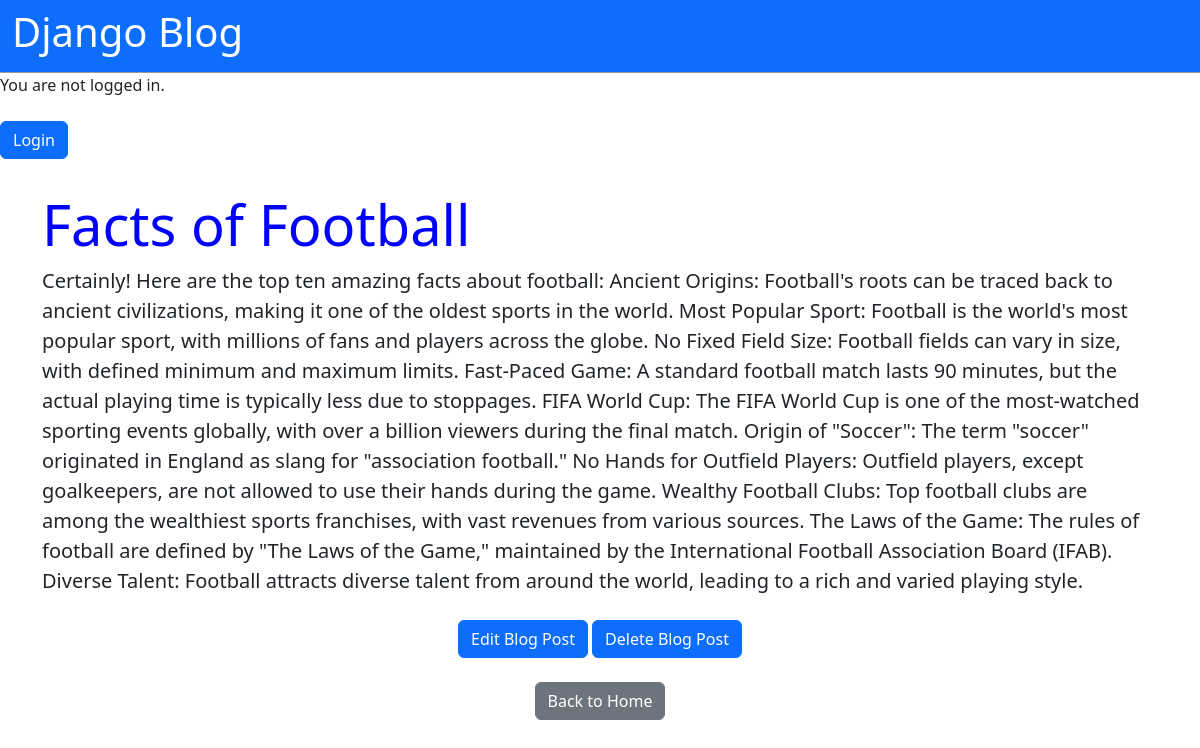
Screenshot of /post/3/ with the database file from the repository.
### blog/models.py (models this page shows, shortened)
class Post(models.Model):
    title = models.CharField(max_length=200)
    author = models.ForeignKey('auth.user',on_delete=models.CASCADE,)
    body = models.TextField(default="Default Text")

### blog/views.py (the view)
# urls.py: path('post/<int:pk>/',DetailView.as_view(),name='post_detail'),
class DetailView(DetailView):
    model = Post
    template_name = "post_detail.html"

### templates/post_detail.html
{% extends 'base.html' %}
{% block content %}
<div class="container mt-4">
    <div class="post-entry">
        <h2 class="display-4">{{ object.title }}</h2>
        <p class="lead">{{ object.body }}</p>
    </div>
</div>
<div class="container mt-4 text-center">
    <a href="{% url 'post_edit' post.pk %}" class="btn btn-primary">Edit Blog Post</a>
    <a href="{% url 'post_delete' post.pk %}" class="btn btn-primary">Delete Blog Post</a>
</div>
<div class="container mt-4 text-center">
    <a href="{% url 'home' %}" class="btn btn-secondary">Back to Home</a>
</div>
{% endblock %}

### static/css/base.css (style rules this page uses)
body { font-family: 'Source sans pro',sans-serif; font-size:18px; }
.post-entry { margin-bottom: 2 rem; }
.post-entry h2 { margin: 0.5 rem 0; }
.post-entry h2, .post-entry h2 a:visited { color: blue; text-decoration: none; }
.post-entry p { margin:0; font-weight: 400px; }

### rows the page displays
Post: title "Facts of Football", body "Certainly! Here are the top ten amazing facts about football: Ancient Origins: Football's roots can be traced back to ancient civilizations, making it one of the oldest sports in the world. Most Popular Sport: Football is the world's most popular sport, with millions of fans and players across the globe. No Fixed Field Size: Football fields can vary in size, with defined minimum and maximum limits. Fast-Paced Game: A standard football match lasts 90 minutes, but the actual playing time is typically less due to stoppages. FIFA World Cup: The FIFA World Cup is one of the most-watched sporting events globally, with over a billion viewers during the final match. Origin of \"Soccer\": The term…"
